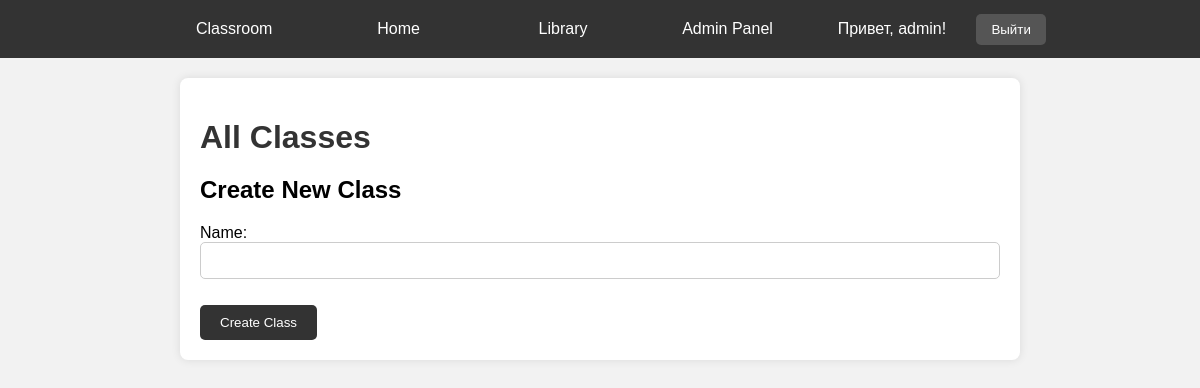
Page /class_info/ (signed in) on the earlier database version.
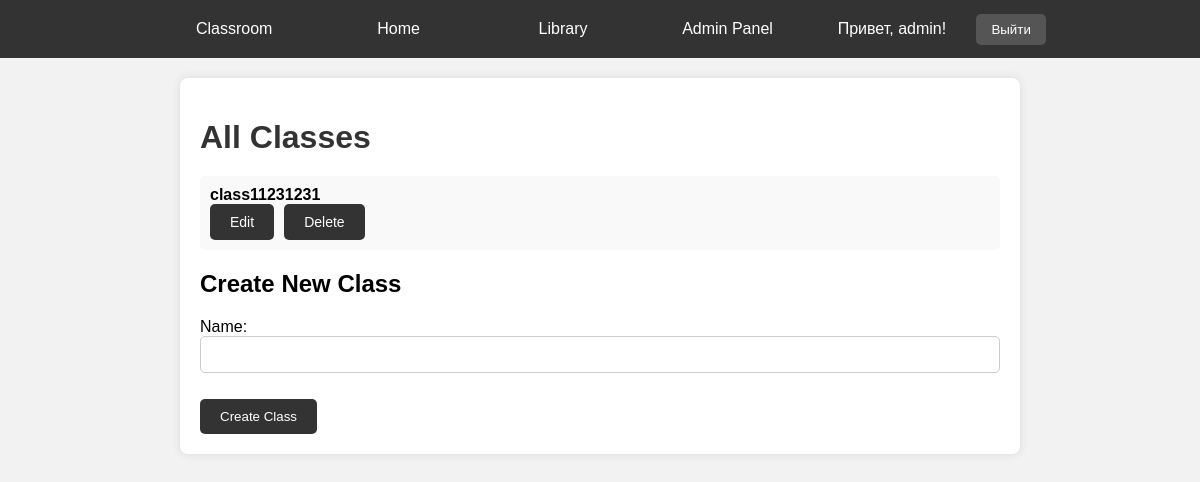
Same page on the later database version.
### main/models.py (models this page shows, shortened)
class Classroom(models.Model):
    name = models.CharField(max_length=100)

### main/views.py (the view, shortened to what this page needs)
# urls.py: path('class_info/', views.class_info, name='class_info'),
@staff_member_required(login_url='/')
def class_info(request):
    classrooms = Classroom.objects.all()
    form = ClassroomForm()  # Initialize form outside of conditional blocks
    return render(request, 'admin_templates/class_info.html', {'classrooms': classrooms, 'form': form})

### main/forms.py
class ClassroomForm(forms.ModelForm):
    class Meta:
        model = Classroom
        fields = ['name',]

### main/templates/admin_templates/class_info.html (shortened to what this page needs)
<!DOCTYPE html>
<html lang="en">
<head>
    {% include 'navbar.html' %}
</head>
<body>
    <div class="container">
        <h1>All Classes</h1>
        <ul class="class-list">
            {% for classroom in classrooms %}
                <li class="class-item">
                    <strong>{{ classroom.name }}</strong>
                    <div class="class-actions">
                        <a href="{% url 'edit_class' classroom.id %}">Edit</a>
                        <form method="post">
                            <button type="submit" name="delete_class">Delete</button>
                        </form>
                    </div>
                </li>
            {% endfor %}
        </ul>
        <div class="create-class-form">
            <h2>Create New Class</h2>
            <form method="post">
                {{ form.as_p }}
                <button type="submit" name="create_class">Create Class</button>
            </form>
        </div>
    </div>
</body>
</html>

Differences in the rows shown:
added Classroom: name "class11231231"
